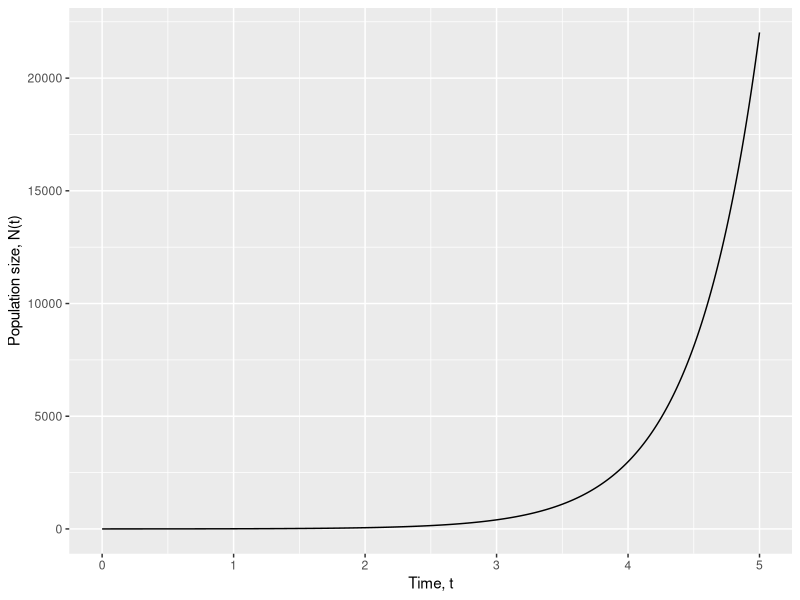
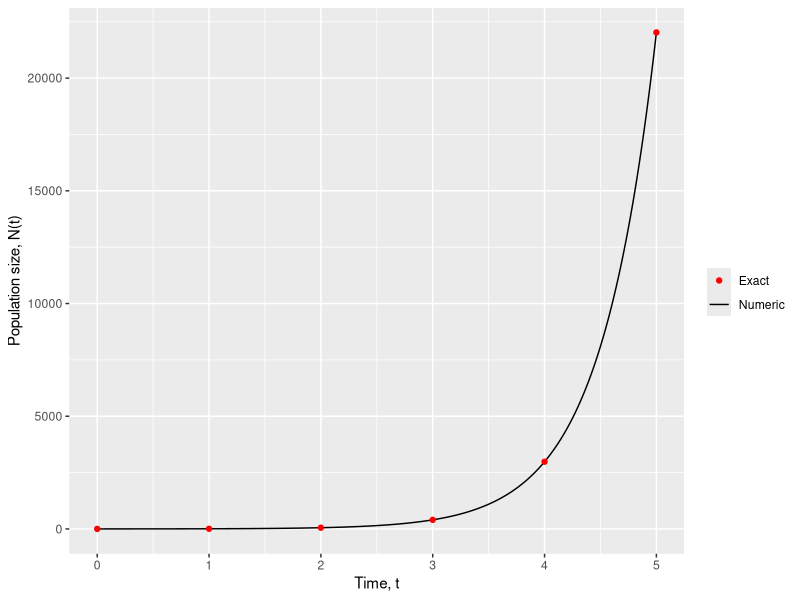
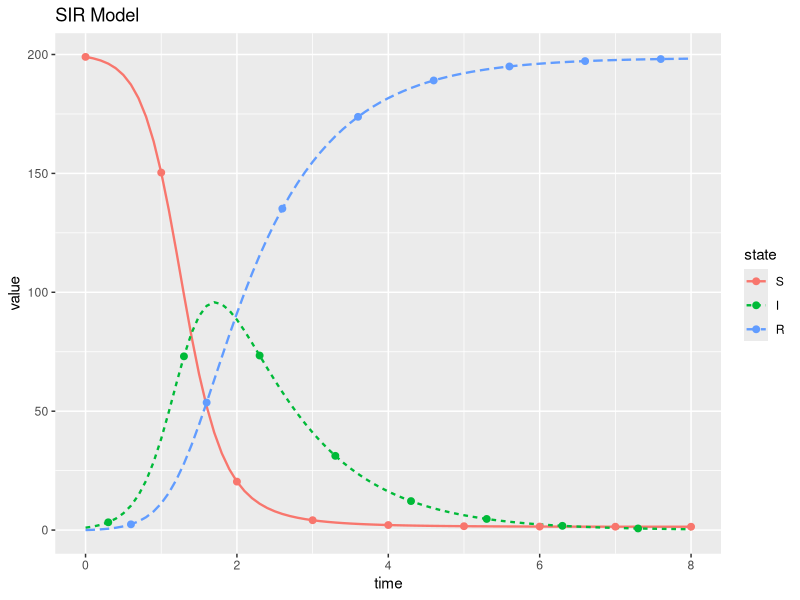
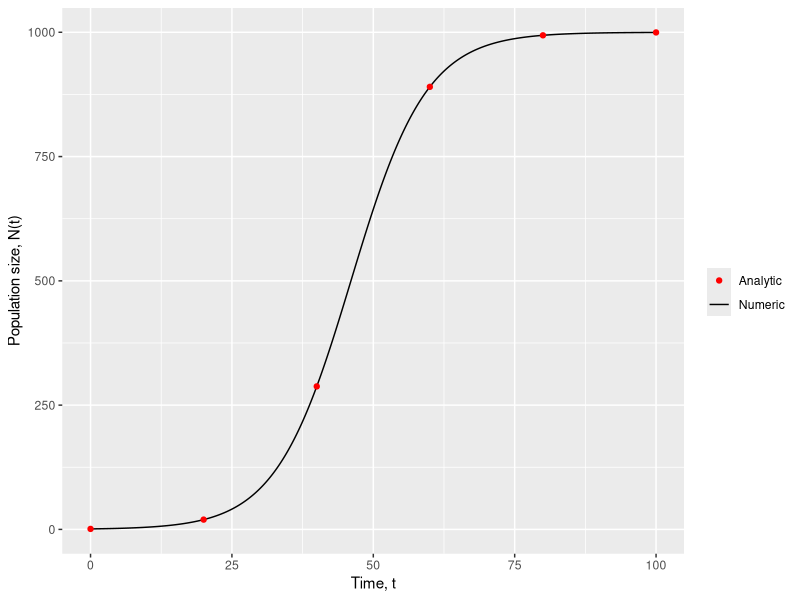
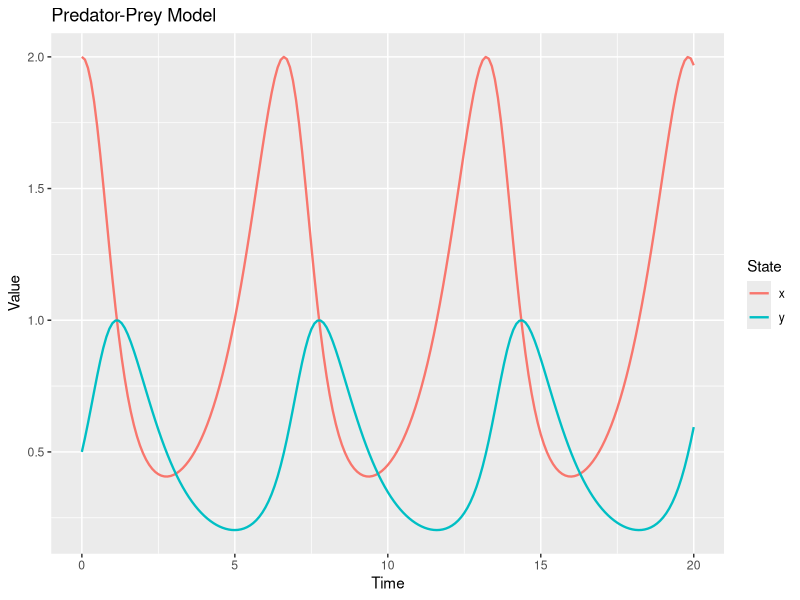

Here is the R script that generated these plots, in order:
## ---- chunk 1
knitr::opts_chunk$set(
    fig.align = "center"
)
## ---- chunk 2
###################################################
## DIFFERENTIAL EQUATIONS IN R PRACTICAL SESSION##
###################################################

# A model for COVID-19
# Some R code to numerically solve a set of ordinary differential equations
# and then plot the results
## ---- chunk 3
#| echo: true
#| warning: false
library(deSolve)
library(tidyverse)
## ---- chunk 4
# Define model parameters and store values in a labelled vector
parameters <- c(r = 2) # Growth rate

# Specify the initial conditions, define state variables and assign initial values
initN <- 1 # Start with an initial population size N(0) = 1
state <- c(N = initN) # Specify the state variables and initialize them to their initial values
## ---- chunk 5
# We specify the system of differential equations as a function in R
# Here we specify a function with three arguments:
# 1. t : time, which is the independent variable in our case
# 2. state : a vector of state variables
# 3. parameters : a vector of parameters (ie fixed variables)
popmodel_exponentialgrowth <- function(t, state, parameters) {
    # Initialize an environment with the elements of state and parameters as local variables
    with(as.list(c(state, parameters)), {
        dNdt <- r * N # The model equation
        list(c(dNdt)) # Return the population growth rate dNdt
    })
}
## ---- chunk 6
# Start with an initial time of t=0 and solve up to t=5 with time increments of 0.01
times <- seq(from = 0, to = 5, by = 0.01)
## ---- chunk 7
# Here we specify four arguments of the ode function:
# 1. y : the state variables
# 2. times : the time lattice over which we solve the differential equation
# 3. func : our differential equation given in terms of our state variables and model parameters
# 4. parms : our model parameters
out <- ode(y = state, times = times, func = popmodel_exponentialgrowth, parms = parameters)
## ---- chunk 8
head(out)
## ---- chunk 9
ggplot(data = as.data.frame(out), aes(x=time, y=N)) +
    geom_line() +
    labs(x = "Time, t", y="Population size, N(t)")
## ---- chunk 10
# Create a coarse time lattice for display purposes
times_coarse <- seq(from = 0, to = 5, by = 1)
# Calculate the exact solution given the model parameters and initial conditions
Nexact <- initN * exp(parameters["r"] * times_coarse)

exact_solution <- data.frame(time = times_coarse, Nexact)

ggplot() +
    geom_line(data = as.data.frame(out), aes(x=time, y=N, colour="Numeric")) +
    geom_point(data = exact_solution, aes(x=time, y=Nexact, colour="Exact")) +
    labs(x = "Time, t", y="Population size, N(t)", colour="") +
    scale_color_manual(values=c("red","black"))
## ---- chunk 11
SIRModel <- function(t, state, parameters) {
    with(as.list(c(state, parameters)), {
        dSdt <- -beta * S * I
        dIdt <- beta * S * I - r * I
        dRdt <- r * I

        return(list(c(dSdt, dIdt, dRdt)))
    })
}

parameters <- c(beta = 0.025, r = 1)
initcond <- c(S = 199, I = 1, R = 0)

times <- seq(0, 8, by = 0.1)

out <- ode(y = initcond, times = times, func = SIRModel, parms = parameters)


# ggplot likes "long" data, so we pivot our data from wide (1 column per state)
# to long (1 row per state-value pair).
plot_data <- as.data.frame(out) %>%
    pivot_longer(!time, names_to = "state") %>%
    mutate(state = factor(state, levels=c("S","I","R")))

# x-axis: Time
# y-axis: value of the state
# Colour the lines by state
# Change the type of line depending on state
ggplot(data = plot_data, aes(x=time, y=value, colour=state, linetype=state)) + 
    geom_line(linewidth = 0.8) + # Plot the lines
    geom_point(data = plot_data %>% slice(seq(1, n(), 10)), size = 2) + #Overlay points on the line curves
    ggtitle("SIR Model")
## ---- chunk 12
popmodel_logistic <- function(t, state, parameters) {
    with(as.list(c(state, parameters)), {
        dNdt <- r * N * (1 - (N / K))

        return(list(c(dNdt)))
    })
}

parameters_logistic <- c(r = 0.15, K = 1000, N_0 = 1)
state_logistic <- c(N = 1)

times <- seq(from = 0, to = 100, by = 0.01)
times_analytic <- seq(from = 0, to = 100, by = 20)

out <- ode(y = state_logistic, times = times, func = popmodel_logistic, parms = parameters_logistic)

analytic_solution <- parameters_logistic["K"] / (1 + ((parameters_logistic["K"] / state_logistic["N"]) - 1) * exp(-parameters_logistic["r"] * times_analytic))

analytic_solution_data <- data.frame(time = times_analytic, analytic_solution)

ggplot() +
    geom_line(data = as.data.frame(out), aes(x=time, y=N, colour="Numeric")) +
    geom_point(data = analytic_solution_data, aes(x=time, y=analytic_solution, colour="Analytic")) +
    labs(x="Time, t", y="Population size, N(t)", colour="") +
    scale_color_manual(values=c("red","black"))
## ---- chunk 13
# Define model parameters and store values in a labelled vector
parameters <- c(
    alpha = 1, # prey growth rate
    beta = 2, # predation rate
    delta = 1, # predator growth rate
    gamma = 1 # predator death/removal rate
)
## ---- chunk 14
# Specify the initial conditions
initx <- 2 # Initial prey population size
inity <- 0.5 # Initial predator population size

# Define the state variables and assign initial values
state <- c(x = initx, y = inity)
## ---- chunk 15
# Specify the initial and final times of the solution vector
tinit <- 0 # Initial time
tfinal <- 20 # Final time
step_size <- 0.1 # Time increment
times = seq(from = tinit, to = tfinal, by = 0.1) # Time vector
## ---- chunk 16
#| echo: false

# We specify the system of differential equations as a function in R
# Here we specify a function with three arguments:
# 1. t : time, which is the dependent variable in our case
# 2. state : a vector of state variables
# 3. parameters : a vector of parameters (ie fixed variables)
LVmodel <- function(t, state, parameters) {
    with(
        # Initialize an environment with the elements of state and parameters as local variables
        as.list(c(state, parameters)),
        {
            # Enter the model equations
            dxdt <- alpha * x - beta * x * y # The rate of change of the prey population
            dydt <- delta * x * y - gamma * y # The rate of change of the predator population

            # Return the rates of change as a list
            # Important: Rates of change list order must match order of state variables defined in state vector
            list(c(dxdt, dydt))
        }
    )
}
## ---- chunk 17
#| echo: false
# Solve the system of differential equations using the ode function from deSolve
# Here we specify four arguments of the ode function:
# 1. y : the state variables
# 2. times : the time lattice over which we solve the differential equation
# 3. func : our differential equation given in terms of our state variables and model parameters
# 4. parms : our model parameters
out <- ode(y = state, times = times, func = LVmodel, parms = parameters)
## ---- chunk 18
#| echo: false
LVModel_data <- out %>% as.data.frame() %>% pivot_longer(!time, names_to="state")

ggplot(LVModel_data, aes(x=time, y=value, colour=state)) +
    geom_line(linewidth = 0.8) +
    labs(x="Time", y="Value", colour="State") +
    ggtitle("Predator-Prey Model")
